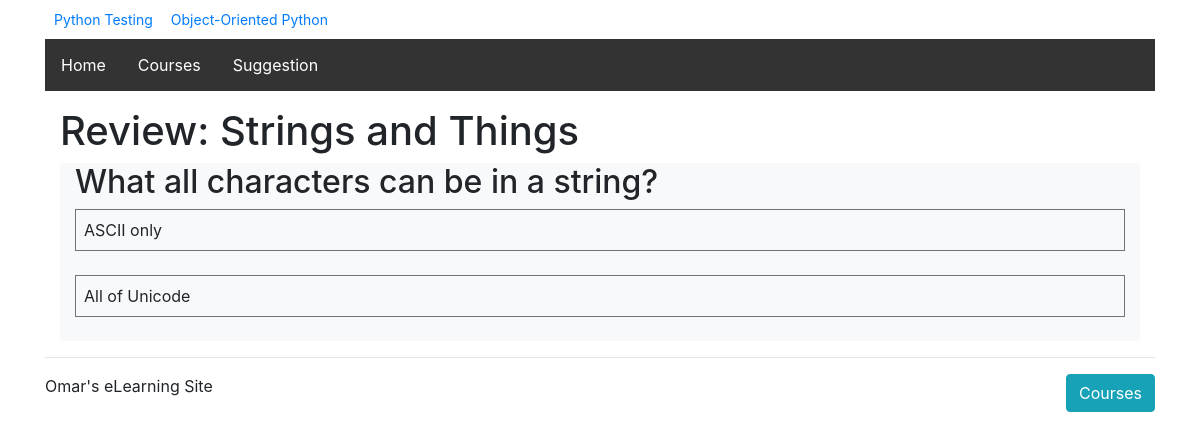
Page /courses/1/q1/ on the earlier database version.
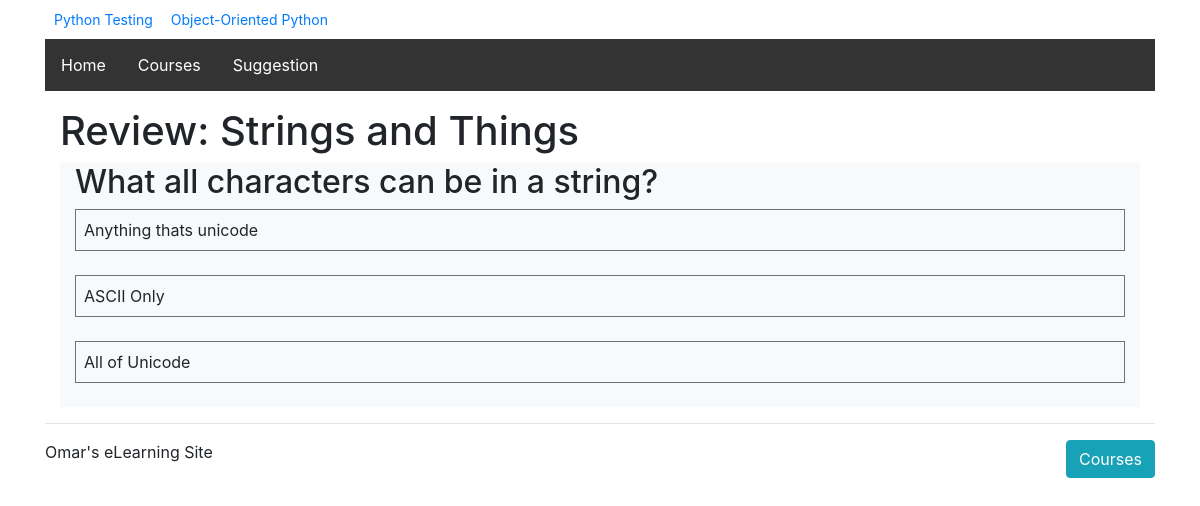
Same page on the later database version.
### courses/models.py (models this page shows, shortened)
class Course(models.Model):
    created_at = models.DateTimeField(auto_now_add=True)
    title = models.CharField(max_length=255)
    description = models.TextField()
    def __str__(self):
        return self.title

class Question(models.Model):
    quiz = models.ForeignKey(Quiz, on_delete=models.CASCADE)
    order = models.IntegerField(default=0)
    prompt = models.TextField()
    class Meta:
        ordering = ['order',]

class Answer(models.Model):
    question = models.ForeignKey(Question, on_delete=models.CASCADE)
    order = models.IntegerField(default=0)
    text = models.CharField(max_length=255)
    correct = models.BooleanField(default=False)
    class Meta:
        ordering = ['order',]

### courses/views.py (the view)
# urls.py: url(r'(?P<course_pk>\d+)/q(?P<step_pk>\d+)/$', views.quiz_detail, name='quiz_detail'),
def quiz_detail(request, course_pk, step_pk):
    step = get_object_or_404(models.Quiz, course_id=course_pk, pk=step_pk)
    return render(request, 'courses/quiz_detail.html', {'step':step})

### courses/templatetags/course_extras.py (called while the page is built)
@register.simple_tag
def newest_course():
    return Course.objects.latest('created_at')

@register.inclusion_tag('courses/course_nav.html')
def nav_courses_list():
    courses = Course.objects.all()
    return {'courses':courses}

### courses/templates/courses/quiz_detail.html (shortened to what this page needs)
{% extends "layout.html" %}
{% load course_extras %}
{% block content %}
  <div class="columns container">
    <article>
        <h1>{{step.title}}</h1>
        <ul class="no-bullet">
          {% for question in step.question_set.all %}
            <li class="col bg-light">
              <h2>{{ question.prompt }}</h2>
                {% for answer in question.answer_set.all %}
                  <div class="callout border border-secondary p-2">
                    {{ answer.text }}
                  </div>
                  <br>
                {% endfor %}
            </li>
          {% endfor %}
        </ul>
    </article>
  </div>
{% endblock %}

### courses/templates/courses/course_nav.html (shortened to what this page needs)
<link rel="stylesheet" href="https://maxcdn.bootstrapcdn.com/bootstrap/4.0.0/css/bootstrap.min.css">
<div class="container mb-1 row">
{% for course in courses %}
    <div><a class="btn btn-sm" href="{% url 'course_detail' pk=course.pk %}">{{ course.title }}</a></div>
{% endfor %}
</div>

Differences in the rows shown:
changed Answer: text "ASCII only" → "Anything thats unicode"
added Answer: text "ASCII Only"
